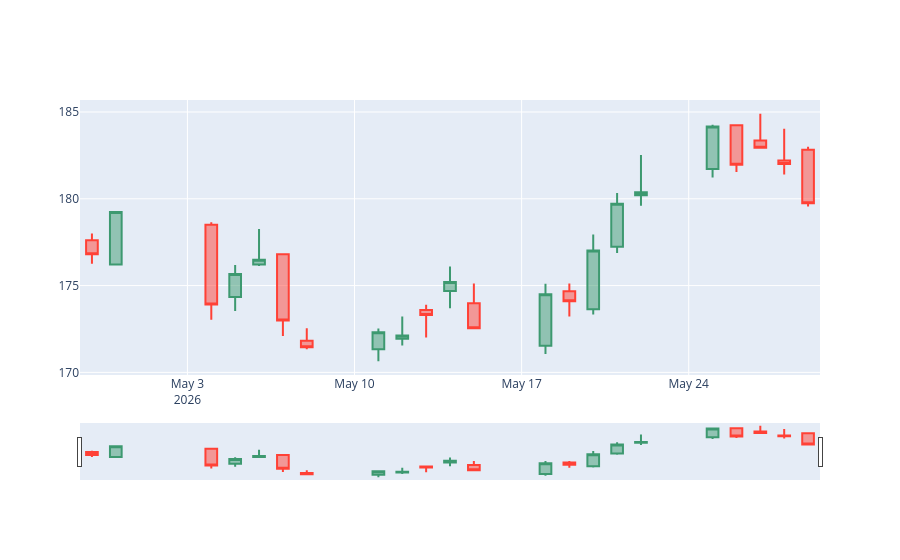

The notebook cell saved with this chart:
### Markdown cell above
Plotly permet une représentation en *candlestick* où nous avons pour chaque interval la valeur plus haute, la plus basse, les cours d'ouverture et de fermeture et la tendance (hausse en vert, baisse en rouge).

### Code cell
fig = go.Figure(data=[go.Candlestick(x=data.index,
                                    open=data["Open"],
                                    high=data["High"],
                                    low=data["Low"],
                                    close=data['Close']
                                    )]
                )
fig.show()
